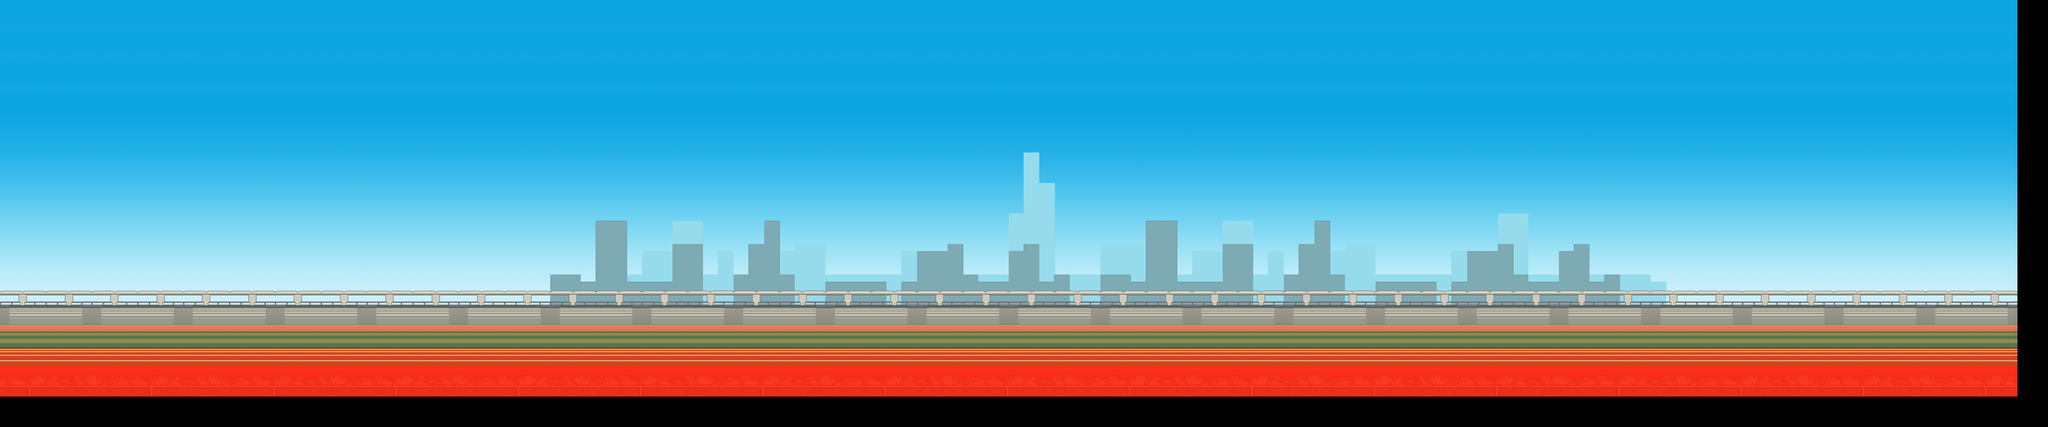

This game map was drawn from its Tiled (.tmx) file and the tilesets committed beside it. A one-line description and the trimmed map source follow:
An orthogonal 67x14 tile map with 64x64 px tiles, 8 tile layers (background, back3, back2, back1, ...), 2 tilesets and 2 objects (SpawnPoint).

<map version="1.0" orientation="orthogonal" width="67" height="14" tilewidth="64" tileheight="64">
 <tileset firstgid="1" name="tian" tilewidth="64" tileheight="64">
  <image source="Tile_Track_Test.png" width="448" height="640" />
 </tileset>
 <tileset firstgid="71" name="meta" tilewidth="64" tileheight="64">
  <image source="meta64.png" width="256" height="64" />
  <tile id="0">
   <properties>
    <property name="collision" value="full" />
   </properties>
  </tile>
  <tile id="1">
   <properties>
    <property name="collision" value="slantleft" />
   </properties>
  </tile>
  <tile id="2">
   <properties>
    <property name="collision" value="slantright" />
   </properties>
  </tile>
  <tile id="3">
   <properties>
    <property name="collision" value="none" />
   </properties>
  </tile>
 </tileset>
 <layer name="background" width="67" height="14">
  <data>[938 cells, 660 non-empty, 7 distinct tile ids]</data>
 </layer>
 <layer name="back3" width="67" height="14">
  <data>[938 cells, 63 non-empty, 6 distinct tile ids]</data>
 </layer>
 <layer name="back2" width="67" height="14">
  <data>[938 cells, 52 non-empty, 9 distinct tile ids]</data>
 </layer>
 <layer name="back1" width="67" height="14">
  <data>[938 cells, 132 non-empty, 6 distinct tile ids]</data>
 </layer>
 <layer name="main" width="67" height="14">
  <data>[938 cells, 264 non-empty, 6 distinct tile ids]</data>
 </layer>
 <layer name="front2" width="67" height="14">
  <data>[938 cells, 66 non-empty, 4 distinct tile ids]</data>
 </layer>
 <layer name="front1" width="67" height="14">
  <data>[938 cells, 66 non-empty, 4 distinct tile ids]</data>
 </layer>
 <layer name="meta" width="67" height="14" opacity="0.91">
  <data>[938 cells, 66 non-empty, 1 distinct tile ids]</data>
 </layer>
 <objectgroup name="objects" width="67" height="14">
  <object name="SpawnPoint" x="192" y="704" width="64" height="64" />
  <object x="256" y="768" />
 </objectgroup>
</map>
